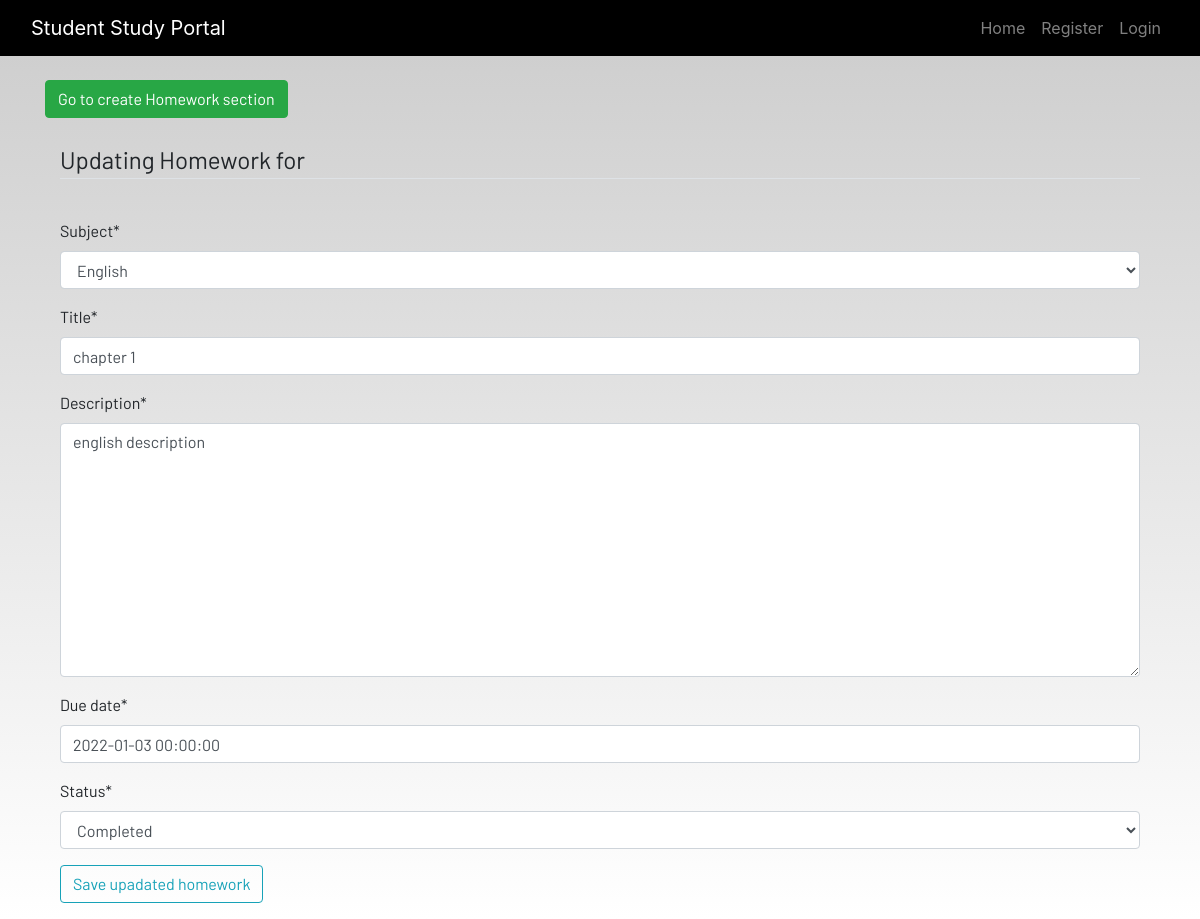
/update_homework/9, run on the app's committed database.
### dashboard/models.py (models this page shows, shortened)
class Subject(models.Model):
    subject = models.CharField(max_length=50)
    def __str__(self):
        return f"{self.subject}"

class Homework(models.Model):
    user = models.ForeignKey(User, on_delete=models.CASCADE)
    subject = models.ForeignKey(Subject, on_delete=models.CASCADE)
    title = models.CharField(max_length=100)
    description = models.TextField()
    due_date = models.DateTimeField()
    status_choice = (("Incomplete", "Incomplete"), ("Completed", "Completed"))
    status = models.CharField(
        max_length=20, choices=status_choice, default="Incomplete"
    )

### dashboard/views.py (the view, shortened to what this page needs)
class HomeworkUpdateView(SuccessMessageMixin, UpdateView):
    model = Homework
    template_name = "dashboard/homework_update.html"
    fields = ["subject", "title", "description", "due_date", "status"]
    success_url = reverse_lazy("display_homework")
    success_message = "Homework Updated successfully."

### dashboard/templates/dashboard/homework_update.html (shortened to what this page needs)
{% extends 'dashboard/base.html' %}
{% load static %}
{% block content %}
{% load crispy_forms_tags%}
<section class='text-left container'>
    <button href="" class="btn btn-success" type="submit">
        <a href="{% url 'homework' %}" style="color:white;" > Go to create Homework section </a>
     </button><br><br>
</section>
<div class="container">
<form method="POST">
          <div class="container">
           <fieldset class="form-group">
            <legend class="border-bottom mb-4">Updating Homework for {{user.username}}</legend>
        </fieldset>
           {{form|crispy}}
        <div class="form-group">
            <button href="" class="btn btn-outline-info" type="submit">
                Save upadated homework
            </button>
</div>
{% endblock content %}

### dashboard/static/css/main.css (style rules this page uses)
html { scroll-behavior: smooth; height: 100%; width: 100%; }
a { text-decoration: none !important; color: black; }
html, body { max-width: 100%; overflow-x: hidden; height: 100%; width: 100%; }
body { background: linear-gradient(rgba(0, 0, 0, 0.2), rgba(255, 255, 255, 0.5)); overflow-x: hidden; background-repeat: no-repeat; }

### data on the page
Subject: subject "English"
Homework: title "chapter 1", description "english description", due_date "2022-01-03 00:00:00", status "Completed"
